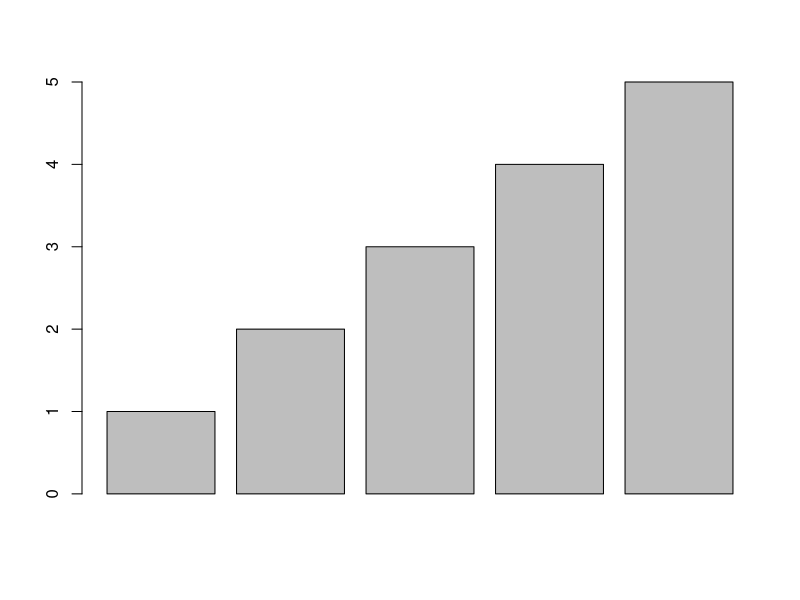
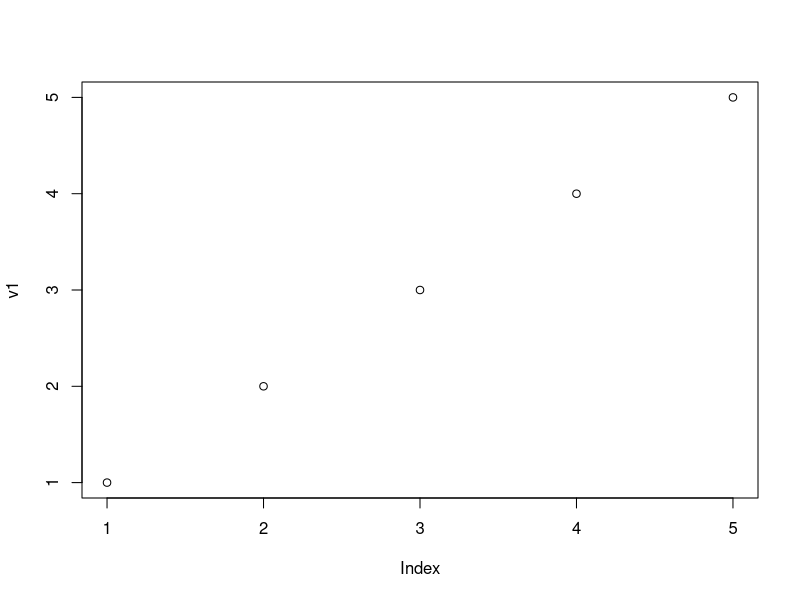
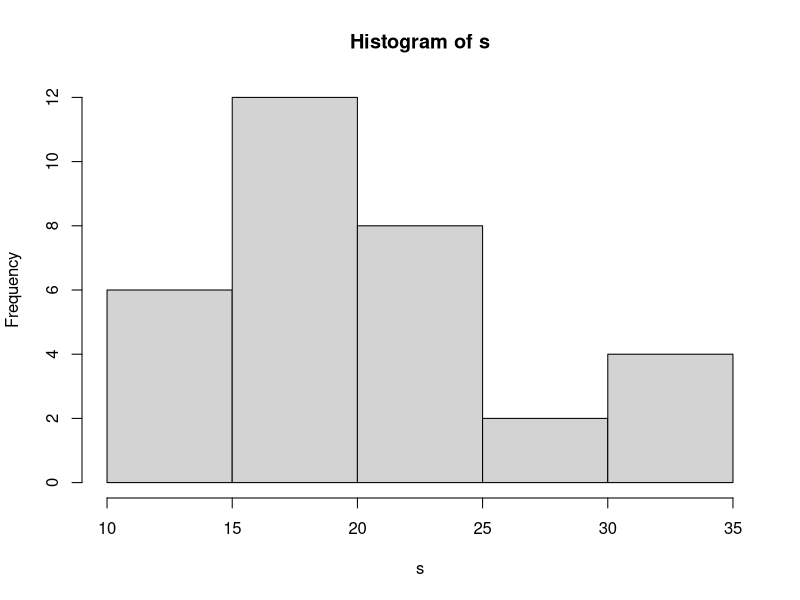
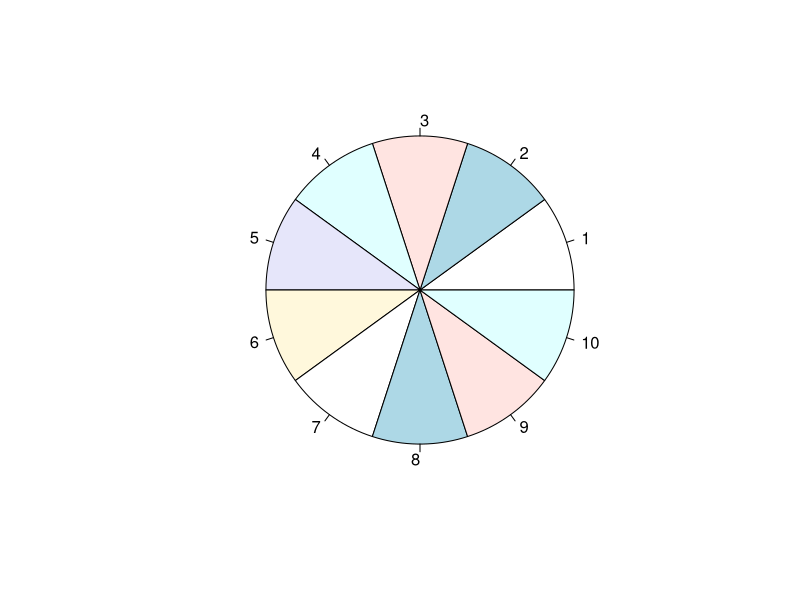

Reproduce these figures in R, in order.
v1=c(1,2,3,4,5)
v2=c(5,4,3,2,1)
v3=c(0,4,3,1)


##bar graph
barplot(v1,type="o")



##scaTterplot
plot(v1)

##hist

D=mtcars
s=D$mpg
hist(s)


##pie
s=c()
s[1]=D$hp[1]
s[2]=D$hp[2]
s[3]=D$hp[3]
s[4]=D$hp[4]
s[5]=D$hp[5]
s[6]=D$hp[6]
s[7]=D$hp[7]
s[8]=D$hp[8]
s[9]=D$hp[9]
s[10]=D$hp[10]


pie(s/D$hp[1:10])

